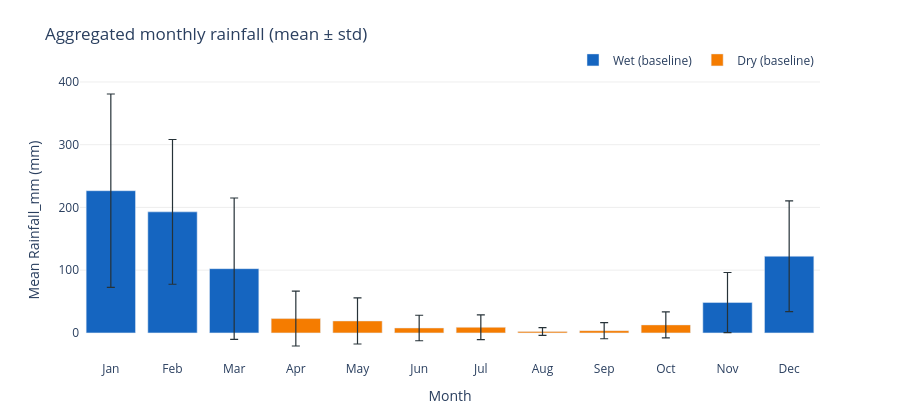

Here is the notebook cell this chart was saved with:
### Code cell
from hydroseason.plot import plot_agg_monthly_rainfall, show

# Mean monthly rainfall coloured by baseline season assignment, with std error bars
show(plot_agg_monthly_rainfall(result, artifacts.fixed_monthly))

### Figure 1 — Plotly figure (JSON) as saved in the notebook; plotly's stock layout.template omitted (floating-point values rounded to 4 significant figures)
{"data": [{"error_y": {"array": [154.2, 115.4, 112.6, 47.89, 88.4], "color": "#263238", "thickness": 1.2, "type": "data", "visible": true, "width": 4}, "hovertemplate": "<b>%{x}</b><br>Mean Rainfall_mm: %{y:.1f} mm<br>Std: %{error_y.array:.1f} mm<br>Season: Wet<br><extra></extra>", "marker": {"color": "#1565C0"}, "name": "Wet (baseline)", "type": "bar", "x": ["Jan", "Feb", "Mar", "Nov", "Dec"], "y": [226.7, 192.9, 102.4, 48.42, 122.2]}, {"error_y": {"array": [43.73, 36.73, 20.32, 19.7, 6.161, 12.86, 20.64], "color": "#263238", "thickness": 1.2, "type": "data", "visible": true, "width": 4}, "hovertemplate": "<b>%{x}</b><br>Mean Rainfall_mm: %{y:.1f} mm<br>Std: %{error_y.array:.1f} mm<br>Season: Dry<br><extra></extra>", "marker": {"color": "#F57C00"}, "name": "Dry (baseline)", "type": "bar", "x": ["Apr", "May", "Jun", "Jul", "Aug", "Sep", "Oct"], "y": [22.85, 19.05, 7.832, 8.924, 2.097, 3.546, 12.77]}], "layout": {"barmode": "overlay", "dragmode": "pan", "height": 420, "hoverlabel": {"bgcolor": "white"}, "legend": {"orientation": "h", "x": 1, "xanchor": "right", "y": 1.02, "yanchor": "bottom"}, "margin": {"b": 60, "t": 80}, "paper_bgcolor": "white", "plot_bgcolor": "white", "title": {"text": "Aggregated monthly rainfall (mean ± std)"}, "xaxis": {"categoryarray": ["Jan", "Feb", "Mar", "Apr", "May", "Jun", "Jul", "Aug", "Sep", "Oct", "Nov", "Dec"], "categoryorder": "array", "showgrid": false, "title": {"text": "Month"}}, "yaxis": {"gridcolor": "#EEEEEE", "showgrid": true, "title": {"text": "Mean Rainfall_mm (mm)"}}}}
